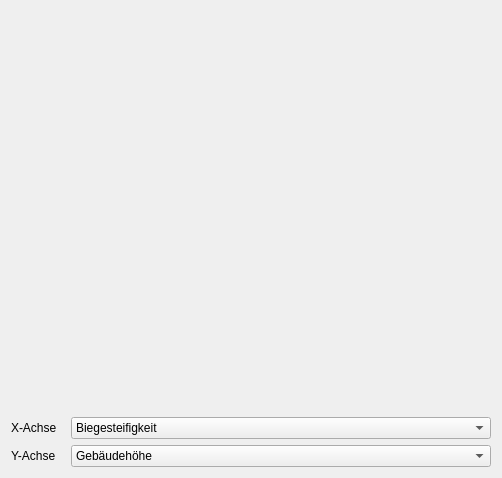
          <widget class="QWidget" name="subTab_230">
           <attribute name="title">
            <string>Steifigkeitsverteilung</string>
           </attribute>
           <layout class="QVBoxLayout" name="verticalLayout_14">
            <item>
             <layout class="QVBoxLayout" name="verticalLayout_230">
              <item>
               <widget class="MplWidget" name="MplWidget_230" native="true">
                <property name="minimumSize">
                 <size>
                  <width>480</width>
                  <height>400</height>
                 </size>
                </property>
               </widget>
              </item>
              <item>
               <layout class="QHBoxLayout" name="horizontalLayout_231">
                <item>
                 <widget class="QLabel" name="label_231">
                  <property name="text">
                   <string>X-Achse</string>
                  </property>
                 </widget>
                </item>
                <item>
                 <widget class="QComboBox" name="comboBox_xAxis_231">
                  <property name="minimumSize">
                   <size>
                    <width>420</width>
                    <height>0</height>
                   </size>
                  </property>
                  <item>
                   <property name="text">
                    <string>Biegesteifigkeit</string>
                   </property>
                  </item>
                  <item>
                   <property name="text">
                    <string>Schubsteifigkeit</string>
                   </property>
                  </item>
                 </widget>
                </item>
               </layout>
              </item>
              <item>
               <layout class="QHBoxLayout" name="horizontalLayout_232">
                <item>
                 <widget class="QLabel" name="label_232">
                  <property name="text">
                   <string>Y-Achse</string>
                  </property>
                 </widget>
                </item>
                <item>
                 <widget class="QComboBox" name="comboBox_yAxis_232">
                  <property name="minimumSize">
                   <size>
                    <width>420</width>
                    <height>0</height>
                   </size>
                  </property>
                  <item>
                   <property name="text">
                    <string>Gebäudehöhe</string>
                   </property>
                  </item>
                  <item>
                   <property name="text">
                    <string>Anzahl Stockwerke</string>
                   </property>
                  </item>
                 </widget>
                </item>
               </layout>
              </item>
             </layout>
            </item>
           </layout>
          </widget>
